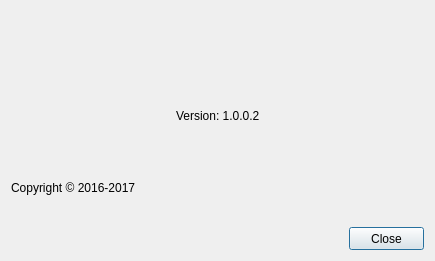
<?xml version="1.0" encoding="UTF-8"?>
<ui version="4.0">
 <class>Dialog</class>
 <widget class="QDialog" name="Dialog">
  <property name="geometry">
   <rect>
    <x>0</x>
    <y>0</y>
    <width>435</width>
    <height>261</height>
   </rect>
  </property>
  <property name="minimumSize">
   <size>
    <width>435</width>
    <height>261</height>
   </size>
  </property>
  <property name="maximumSize">
   <size>
    <width>435</width>
    <height>261</height>
   </size>
  </property>
  <property name="windowTitle">
   <string>About</string>
  </property>
  <layout class="QVBoxLayout" name="verticalLayout">
   <item>
    <layout class="QHBoxLayout" name="horizontalLayout">
     <item>
      <spacer name="horizontalSpacer_3">
       <property name="orientation">
        <enum>Qt::Horizontal</enum>
       </property>
       <property name="sizeHint" stdset="0">
        <size>
         <width>40</width>
         <height>20</height>
        </size>
       </property>
      </spacer>
     </item>
     <item>
      <widget class="QLabel" name="label_3">
       <property name="text">
        <string/>
       </property>
       <property name="pixmap">
        <pixmap>images/Eurailscout_logo.png</pixmap>
       </property>
       <property name="scaledContents">
        <bool>false</bool>
       </property>
      </widget>
     </item>
     <item>
      <spacer name="horizontalSpacer_4">
       <property name="orientation">
        <enum>Qt::Horizontal</enum>
       </property>
       <property name="sizeHint" stdset="0">
        <size>
         <width>40</width>
         <height>20</height>
        </size>
       </property>
      </spacer>
     </item>
    </layout>
   </item>
   <item>
    <layout class="QHBoxLayout" name="horizontalLayout_2">
     <item>
      <spacer name="horizontalSpacer">
       <property name="orientation">
        <enum>Qt::Horizontal</enum>
       </property>
       <property name="sizeHint" stdset="0">
        <size>
         <width>40</width>
         <height>20</height>
        </size>
       </property>
      </spacer>
     </item>
     <item>
      <widget class="QLabel" name="label">
       <property name="text">
        <string>Version: 1.0.0.2</string>
       </property>
      </widget>
     </item>
     <item>
      <spacer name="horizontalSpacer_2">
       <property name="orientation">
        <enum>Qt::Horizontal</enum>
       </property>
       <property name="sizeHint" stdset="0">
        <size>
         <width>40</width>
         <height>20</height>
        </size>
       </property>
      </spacer>
     </item>
    </layout>
   </item>
   <item>
    <widget class="QLabel" name="label_2">
     <property name="text">
      <string>Copyright © 2016-2017 </string>
     </property>
    </widget>
   </item>
   <item>
    <layout class="QHBoxLayout" name="horizontalLayout_3">
     <item>
      <spacer name="horizontalSpacer_5">
       <property name="orientation">
        <enum>Qt::Horizontal</enum>
       </property>
       <property name="sizeHint" stdset="0">
        <size>
         <width>40</width>
         <height>20</height>
        </size>
       </property>
      </spacer>
     </item>
     <item>
      <widget class="QPushButton" name="close_btn">
       <property name="sizePolicy">
        <sizepolicy hsizetype="Fixed" vsizetype="Fixed">
         <horstretch>0</horstretch>
         <verstretch>0</verstretch>
        </sizepolicy>
       </property>
       <property name="minimumSize">
        <size>
         <width>75</width>
         <height>23</height>
        </size>
       </property>
       <property name="maximumSize">
        <size>
         <width>75</width>
         <height>23</height>
        </size>
       </property>
       <property name="text">
        <string>Close</string>
       </property>
      </widget>
     </item>
    </layout>
   </item>
  </layout>
 </widget>
 <resources/>
 <connections>
  <connection>
   <sender>close_btn</sender>
   <signal>clicked()</signal>
   <receiver>Dialog</receiver>
   <slot>close()</slot>
   <hints>
    <hint type="sourcelabel">
     <x>384</x>
     <y>231</y>
    </hint>
    <hint type="destinationlabel">
     <x>217</x>
     <y>130</y>
    </hint>
   </hints>
  </connection>
 </connections>
</ui>
